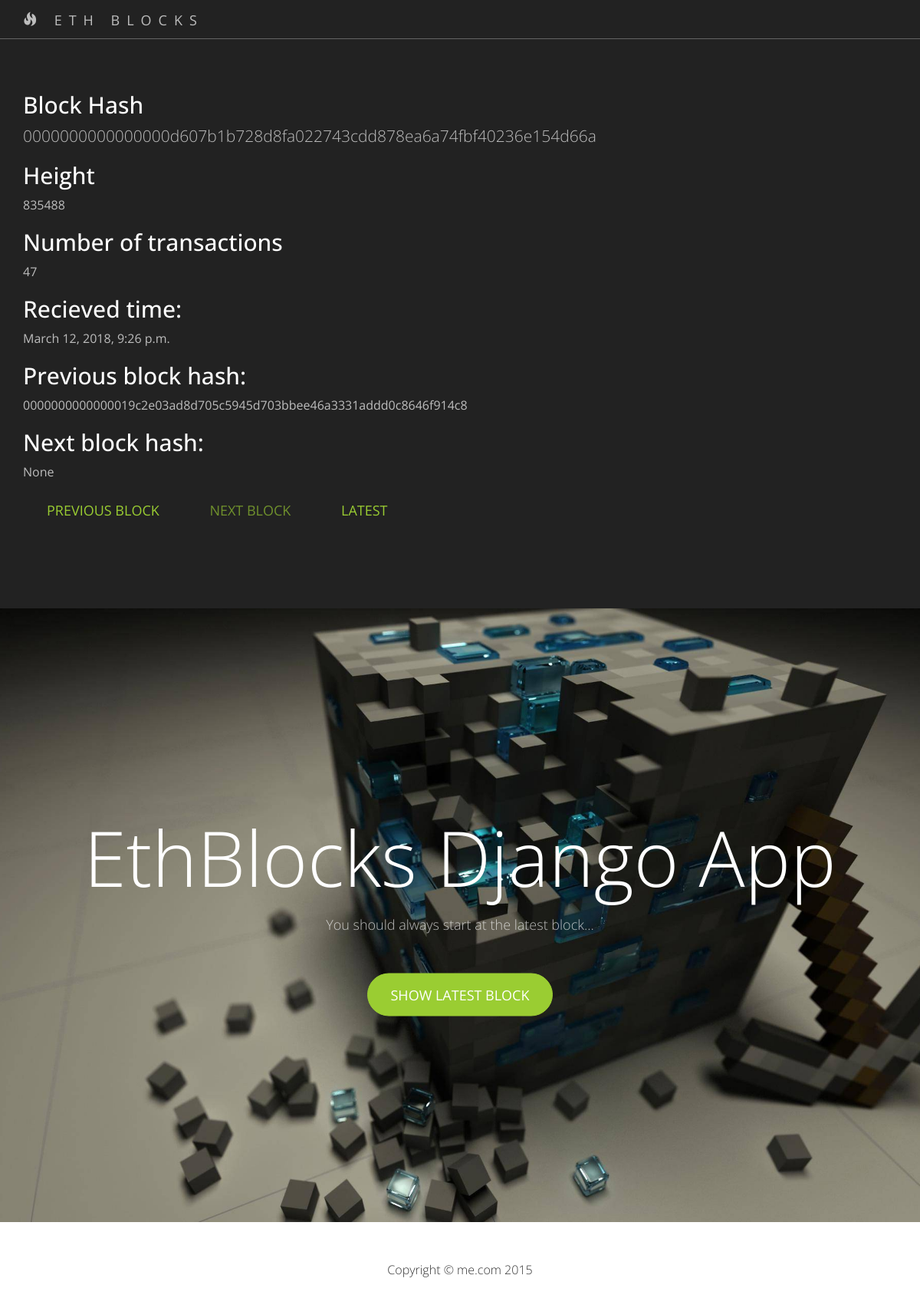
Screenshot of /0000000000000000d607b1b728d8fa022743cdd878ea6a74fbf40236e154d66a with the database file from the repository.
### EthBlocks/models.py (models this page shows, shortened)
class BlockInfo(models.Model):
    height = models.IntegerField(blank=True, null=True)
    hash = models.CharField(max_length=264, unique=True)
    n_tx = models.IntegerField(blank=True, null=True)
    depth = models.IntegerField(blank=True, null=True)
    received_time = models.DateTimeField(blank=True, null=True)
    prev_block = models.CharField(max_length=264)
    next_block = models.CharField(max_length=264, blank=True, null=True)
    prev_block_url = models.CharField(max_length=1000)
    next_block_url = models.CharField(max_length=1000, blank=True, null=True)
    created_date = models.DateTimeField(auto_now_add=True)
    modified_date = models.DateTimeField(auto_now=True, blank=True, null=True)

### EthBlocks/views.py (the view)
# urls.py: path('<str:hash>', views.blockInfo, name='blockInfo'),
def blockInfo(request, hash):
    logger.debug("hash length")
    logger.debug(hash)
    logger.debug(len(hash))
    if len(hash) != 64:
        return render(request, 'EthBlocks/not-found.html')
    else:
        logger.debug("in blockInfo.. ")
        logger.debug(hash)
        block = services.getBlock(hash)
        if block:
            block_to_save_dict = {
                'height': block.height,
                'hash': block.hash,
                'n_tx': block.n_tx,
                'received_time': block.received_time,
                'prev_block': block.prev_block,
                'next_block': block.next_block
            }
            logger.debug("rednering...")
            return render(request, 'EthBlocks/eth-blocks.html', block_to_save_dict)
        else:
            return render(request, 'EthBlocks/not-found.html')

### EthBlocks/services.py (called while the page is built)
def getBlock(hash):
    try:
        logger.debug("Block from database")
        blockModel = BlockInfo.objects.get(hash=hash)
    except ObjectDoesNotExist:
        logger.debug(("Call api"))
        blockModel = getBlockBCAndSaveItToDB(hash)
    return blockModel

### templates/EthBlocks/eth-blocks.html (shortened to what this page needs)
{% extends 'EthBlocks/index.html' %}
{% block 'ethBlocks' %}
{% load staticfiles %}
     <section class="content content-2">
        <div class="container">
            <div class="row">
                <div class="col-sm-6">
                	<h2 class>Block Hash</h2>
                	<p class="lead text-light">{{hash}}</p>
					<h2>Height</h2>
					<p class="text-light">{{height}}</p>
					<h2>Number of transactions</h2>
					<p class="text-light">{{n_tx}}</p>
					<h2>Recieved time:</h2>
					<p class="text-light">{{received_time}}</p>
                    <h2>Previous block hash:</h2>
					<p class="text-light">{{prev_block}}</p>
                    <h2>Next block hash:</h2>
					<p class="text-light">{{next_block}}</p>
                    <a href="/{{prev_block}}" class="btn btn-secondary btn-lg" role="button">Previous block</a>
                    <a href="/{{next_block}}" class="btn btn-secondary btn-lg {%if next_block == None%} disabled{% endif%}" role="button" aria-disabled="{%if next_block == None%} true {%else%} true{% endif%}">Next block</a>
                    <a href="/" class="btn btn-secondary btn-lg" role="button">Latest</a>
                </div>
            </div>
        </div>
    </section>
{% endblock %}

### templates/EthBlocks/index.html (shortened to what this page needs)
<!DOCTYPE html>
{% load staticfiles %}
<html lang="en">
<head>
    <link href="{% static "css/bootstrap.min.css" %}" rel="stylesheet">
    <link href="{% static "css/custom.css" %}" rel="stylesheet">
</head>
<body>
    <nav id="siteNav" class="navbar navbar-default navbar-fixed-top" role="navigation">
        <div class="container">
            <div class="navbar-header">
                <a class="navbar-brand" href="#">
                	<span class="glyphicon glyphicon-fire"></span>
                	ETH BLOCKS
                </a>
            </div>
        </div>
    </nav>
   {% block 'ethBlocks' %}
    {% endblock %}
    <header>
        <div class="header-content">
            <div class="header-content-inner">
                <h1>EthBlocks Django App</h1>
                <p>You should always start at the latest block...</p>
                <a href="/" class="btn btn-primary btn-lg">Show latest block</a>
            </div>
         </div>
    </header>
    <footer class="page-footer">
        <div class="small-print">
        	<div class="container">
        		<p>Copyright &copy; me.com 2015</p>
        	</div>
        </div>
    </footer>
</body>
</html>

### static/css/custom.css (style rules this page uses)
html, body { width: 100%; height: 100%; font-family: 'Open Sans','Helvetica Neue',Arial,sans-serif; }
a { color: yellowgreen; -webkit-transition: all .35s; -moz-transition: all .35s; transition: all .35s; }
p { font-size: 16px; line-height: 1.5; }
header { position: relative; width: 100%; min-height: auto; text-align: center; color: #fff; background-image: url('../images/header.jpg'); background-position: center; -webkit-background-size: cover; -moz-background-size: cover; background-size: cover; -o-background-size: cover; }
header .header-content { position: relative; width: 100%; padding: 100px 15px 70px; text-align: center; }
header .header-content .header-content-inner h1 { margin-top: 0; margin-bottom: 20px; font-size: 50px; font-weight: 300; }
header .header-content .header-content-inner p { margin-bottom: 50px; font-size: 16px; font-weight: 300; color: rgba(255,255,255,.7); }
@media (min-width:768px) { header { min-height: 100%; } }
@media (min-width:768px) { header .header-content { position: absolute; top: 50%; padding: 0 50px; -webkit-transform: translateY(-50%); -ms-transform: translateY(-50%); transform: translateY(-50%); } }
@media (min-width:768px) { header .header-content .header-content-inner { margin-right: auto; margin-left: auto; max-width: 1000px; } }
@media (min-width:768px) { header .header-content .header-content-inner h1 { font-size: 100px; } }
@media (min-width:768px) { header .header-content .header-content-inner p { margin-right: auto; margin-left: auto; max-width: 80%; font-size: 18px; } }
.content { padding: 100px 0; }
.content-2 { color: #fff; background-color: #222; }
.page-footer { text-align: center; }
.page-footer .small-print { padding: 50px 0 40px; font-weight: 300; }
.text-light { color: rgba(255,255,255,.7); }
.navbar-default { border-color: rgba(34,34,34,.05); background-color: #fff; -webkit-transition: all .35s; -moz-transition: all .35s; transition: all .35s; }
.navbar-default .navbar-header .navbar-brand { color: yellowgreen; }
@media (min-width:768px) { .navbar-default { border-color: rgba(255,255,255,.3); background-color: transparent; } }
@media (min-width:768px) { .navbar-default .navbar-header .navbar-brand { color: rgba(255,255,255,.7); letter-spacing: 0.5em; } }
.btn-primary { border-color: yellowgreen; color: #fff; background-color: yellowgreen; -webkit-transition: all .35s; -moz-transition: all .35s; transition: all .35s; }
.btn { border-radius: 300px; text-transform: uppercase; }
.btn-lg { padding: 15px 30px; }

### rows the page displays
BlockInfo: hash "0000000000000000d607b1b728d8fa022743cdd878ea6a74fbf40236e154d66a", received_time "March 12, 2018, 9:26 p.m.", prev_block "0000000000000019c2e03ad8d705c5945d703bbee46a3331addd0c8646f914c8"

### other values shown
{{ height }} "835488"
{{ n_tx }} "47"
{{ next_block }} "None"
